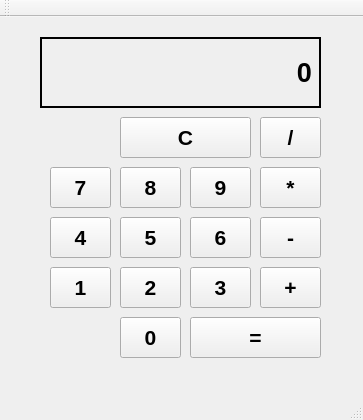
<?xml version="1.0" encoding="UTF-8"?>
<ui version="4.0">
 <class>MainWindow</class>
 <widget class="QMainWindow" name="MainWindow">
  <property name="geometry">
   <rect>
    <x>0</x>
    <y>0</y>
    <width>363</width>
    <height>420</height>
   </rect>
  </property>
  <property name="windowTitle">
   <string>MainWindow</string>
  </property>
  <widget class="QWidget" name="centralWidget">
   <widget class="QLabel" name="numberDisplay">
    <property name="geometry">
     <rect>
      <x>40</x>
      <y>20</y>
      <width>281</width>
      <height>71</height>
     </rect>
    </property>
    <property name="font">
     <font>
      <family>Segoe UI</family>
      <pointsize>20</pointsize>
      <weight>75</weight>
      <bold>true</bold>
     </font>
    </property>
    <property name="frameShape">
     <enum>QFrame::WinPanel</enum>
    </property>
    <property name="text">
     <string>0</string>
    </property>
    <property name="alignment">
     <set>Qt::AlignRight|Qt::AlignTrailing|Qt::AlignVCenter</set>
    </property>
   </widget>
   <widget class="QPushButton" name="numberSevenButton">
    <property name="geometry">
     <rect>
      <x>50</x>
      <y>150</y>
      <width>61</width>
      <height>41</height>
     </rect>
    </property>
    <property name="font">
     <font>
      <family>Segoe UI</family>
      <pointsize>16</pointsize>
      <weight>75</weight>
      <bold>true</bold>
     </font>
    </property>
    <property name="text">
     <string>7</string>
    </property>
   </widget>
   <widget class="QPushButton" name="numberEightButton">
    <property name="geometry">
     <rect>
      <x>120</x>
      <y>150</y>
      <width>61</width>
      <height>41</height>
     </rect>
    </property>
    <property name="font">
     <font>
      <family>Segoe UI</family>
      <pointsize>16</pointsize>
      <weight>75</weight>
      <bold>true</bold>
     </font>
    </property>
    <property name="text">
     <string>8</string>
    </property>
   </widget>
   <widget class="QPushButton" name="numberNineButton">
    <property name="geometry">
     <rect>
      <x>190</x>
      <y>150</y>
      <width>61</width>
      <height>41</height>
     </rect>
    </property>
    <property name="font">
     <font>
      <family>Segoe UI</family>
      <pointsize>16</pointsize>
      <weight>75</weight>
      <bold>true</bold>
     </font>
    </property>
    <property name="text">
     <string>9</string>
    </property>
   </widget>
   <widget class="QPushButton" name="numberFourButton">
    <property name="geometry">
     <rect>
      <x>50</x>
      <y>200</y>
      <width>61</width>
      <height>41</height>
     </rect>
    </property>
    <property name="font">
     <font>
      <family>Segoe UI</family>
      <pointsize>16</pointsize>
      <weight>75</weight>
      <bold>true</bold>
     </font>
    </property>
    <property name="text">
     <string>4</string>
    </property>
   </widget>
   <widget class="QPushButton" name="numberFiveButton">
    <property name="geometry">
     <rect>
      <x>120</x>
      <y>200</y>
      <width>61</width>
      <height>41</height>
     </rect>
    </property>
    <property name="font">
     <font>
      <family>Segoe UI</family>
      <pointsize>16</pointsize>
      <weight>75</weight>
      <bold>true</bold>
     </font>
    </property>
    <property name="text">
     <string>5</string>
    </property>
   </widget>
   <widget class="QPushButton" name="numberSixButton">
    <property name="geometry">
     <rect>
      <x>190</x>
      <y>200</y>
      <width>61</width>
      <height>41</height>
     </rect>
    </property>
    <property name="font">
     <font>
      <family>Segoe UI</family>
      <pointsize>16</pointsize>
      <weight>75</weight>
      <bold>true</bold>
     </font>
    </property>
    <property name="text">
     <string>6</string>
    </property>
   </widget>
   <widget class="QPushButton" name="numberOneButton">
    <property name="geometry">
     <rect>
      <x>50</x>
      <y>250</y>
      <width>61</width>
      <height>41</height>
     </rect>
    </property>
    <property name="font">
     <font>
      <family>Segoe UI</family>
      <pointsize>16</pointsize>
      <weight>75</weight>
      <bold>true</bold>
     </font>
    </property>
    <property name="text">
     <string>1</string>
    </property>
   </widget>
   <widget class="QPushButton" name="numberTwoButton">
    <property name="geometry">
     <rect>
      <x>120</x>
      <y>250</y>
      <width>61</width>
      <height>41</height>
     </rect>
    </property>
    <property name="font">
     <font>
      <family>Segoe UI</family>
      <pointsize>16</pointsize>
      <weight>75</weight>
      <bold>true</bold>
     </font>
    </property>
    <property name="text">
     <string>2</string>
    </property>
   </widget>
   <widget class="QPushButton" name="numberThreeButton">
    <property name="geometry">
     <rect>
      <x>190</x>
      <y>250</y>
      <width>61</width>
      <height>41</height>
     </rect>
    </property>
    <property name="font">
     <font>
      <family>Segoe UI</family>
      <pointsize>16</pointsize>
      <weight>75</weight>
      <bold>true</bold>
     </font>
    </property>
    <property name="text">
     <string>3</string>
    </property>
   </widget>
   <widget class="QPushButton" name="numberZeroButton">
    <property name="geometry">
     <rect>
      <x>120</x>
      <y>300</y>
      <width>61</width>
      <height>41</height>
     </rect>
    </property>
    <property name="font">
     <font>
      <family>Segoe UI</family>
      <pointsize>16</pointsize>
      <weight>75</weight>
      <bold>true</bold>
     </font>
    </property>
    <property name="text">
     <string>0</string>
    </property>
   </widget>
   <widget class="QPushButton" name="minusButton">
    <property name="geometry">
     <rect>
      <x>260</x>
      <y>200</y>
      <width>61</width>
      <height>41</height>
     </rect>
    </property>
    <property name="font">
     <font>
      <family>Segoe UI</family>
      <pointsize>16</pointsize>
      <weight>75</weight>
      <bold>true</bold>
     </font>
    </property>
    <property name="text">
     <string>-</string>
    </property>
   </widget>
   <widget class="QPushButton" name="plusButton">
    <property name="geometry">
     <rect>
      <x>260</x>
      <y>250</y>
      <width>61</width>
      <height>41</height>
     </rect>
    </property>
    <property name="font">
     <font>
      <family>Segoe UI</family>
      <pointsize>16</pointsize>
      <weight>75</weight>
      <bold>true</bold>
     </font>
    </property>
    <property name="text">
     <string>+</string>
    </property>
   </widget>
   <widget class="QPushButton" name="multiplyButton">
    <property name="geometry">
     <rect>
      <x>260</x>
      <y>150</y>
      <width>61</width>
      <height>41</height>
     </rect>
    </property>
    <property name="font">
     <font>
      <family>Segoe UI</family>
      <pointsize>16</pointsize>
      <weight>75</weight>
      <bold>true</bold>
     </font>
    </property>
    <property name="text">
     <string>*</string>
    </property>
   </widget>
   <widget class="QPushButton" name="equalsButton">
    <property name="geometry">
     <rect>
      <x>190</x>
      <y>300</y>
      <width>131</width>
      <height>41</height>
     </rect>
    </property>
    <property name="font">
     <font>
      <family>Segoe UI</family>
      <pointsize>16</pointsize>
      <weight>75</weight>
      <bold>true</bold>
     </font>
    </property>
    <property name="text">
     <string>=</string>
    </property>
   </widget>
   <widget class="QPushButton" name="divideButton">
    <property name="geometry">
     <rect>
      <x>260</x>
      <y>100</y>
      <width>61</width>
      <height>41</height>
     </rect>
    </property>
    <property name="font">
     <font>
      <family>Segoe UI</family>
      <pointsize>16</pointsize>
      <weight>75</weight>
      <bold>true</bold>
     </font>
    </property>
    <property name="text">
     <string>/</string>
    </property>
   </widget>
   <widget class="QPushButton" name="clearButton">
    <property name="geometry">
     <rect>
      <x>120</x>
      <y>100</y>
      <width>131</width>
      <height>41</height>
     </rect>
    </property>
    <property name="font">
     <font>
      <family>Segoe UI</family>
      <pointsize>16</pointsize>
      <weight>75</weight>
      <bold>true</bold>
     </font>
    </property>
    <property name="text">
     <string>C</string>
    </property>
   </widget>
  </widget>
  <widget class="QMenuBar" name="menuBar">
   <property name="geometry">
    <rect>
     <x>0</x>
     <y>0</y>
     <width>363</width>
     <height>21</height>
    </rect>
   </property>
  </widget>
  <widget class="QToolBar" name="mainToolBar">
   <attribute name="toolBarArea">
    <enum>TopToolBarArea</enum>
   </attribute>
   <attribute name="toolBarBreak">
    <bool>false</bool>
   </attribute>
  </widget>
  <widget class="QStatusBar" name="statusBar"/>
 </widget>
 <layoutdefault spacing="6" margin="11"/>
 <resources/>
 <connections/>
</ui>
